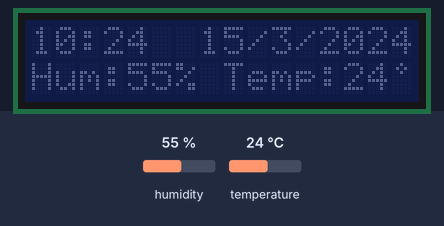
A sketch run on a simulated Arduino Uno, built with avr-gcc and run on an emulated ATmega328P. On the bench: 16×2 character LCD. Inputs (shaded band) come from the test bench; at power-on: humidity 55 %, temperature 24 °C. The local clock reads 2024-03-15 10:24:30 at power-on unless the sketch sets it; what the sketch prints to the serial monitor is not drawn.

Above: at 1.2 s.
1.3 s: humidity set to 22 %
At 2.8 s:
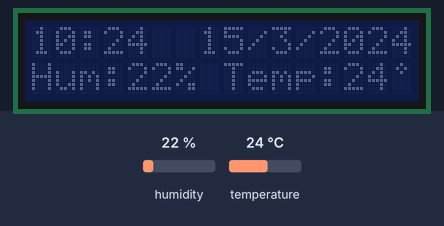
4.0 s: temperature set to 12 °C
At 4.7 s:
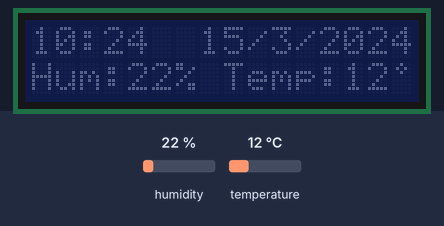
6.7 s: humidity set to 40 %
At 8.6 s:
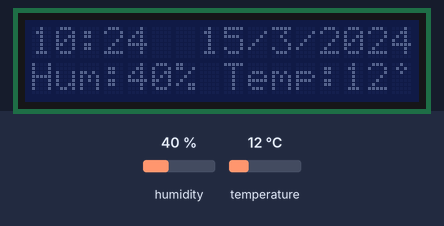
9.7 s: temperature set to 19 °C
At 11.8 s:
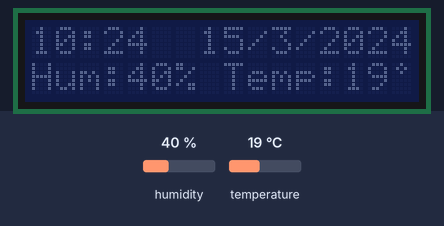
Timing chart, 0 to 13.3 s (numbered marks = the images above; inputs shaded):
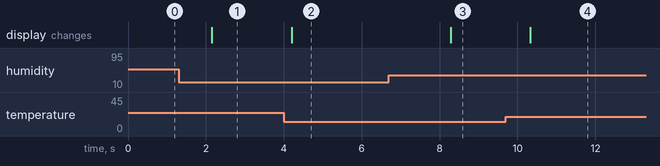

The sketch:

LCD_DHT22_RELOJ.ino
```cpp
#include <LiquidCrystal_I2C.h>
#include <Wire.h>
#include "RTClib.h"
#include "DHT.h"

LiquidCrystal_I2C lcd(0x27, 16, 2);

#define CIRCLE 0
#define DHTPIN 2
#define DHTTYPE DHT22


RTC_DS1307 rtc;
DHT dht(DHTPIN, DHTTYPE);

byte customChar [8] ={
B00100,
B01010,
B00100,
B00000,
B00000,
B00000,
B00000,
B00000
};

void setup() {
  rtc.begin();
  dht.begin();

  Serial.begin(9600);

  lcd.init();

}

void loop() {

  //Creación de los caracteres nuevos.
  lcd.createChar(CIRCLE, customChar);

  sensores();


}


void sensores(){
  DateTime fecha = rtc.now();

  float h = dht.readHumidity();
  float t = dht.readTemperature();
  lcd.home();

  lcd.print(fecha.hour());
  lcd.print(":");
  lcd.print(fecha.minute());


  lcd.print("  ");

  lcd.print(fecha.day());
  lcd.print("/");
  lcd.print(fecha.month());
  lcd.print("/");
  lcd.print(fecha.year());

  Serial.print(fecha.day() + "/");
  Serial.print(fecha.month() + "/");
  Serial.println(fecha.year() + "/");

  lcd.setCursor(0,1);

  lcd.print("Hum:");
  lcd.print((int) h);
  lcd.print ("%");


  lcd.print(" Temp:");
  lcd.print((int) t);
  lcd.write(CIRCLE);

}
```

Measured:
- after the input at 1.3 s, the display: changes after 0.86 s (image 1)
- after the input at 4.0 s, the display: changes after 0.20 s (image 2)
- after the input at 6.7 s, the display: changes after 1.6 s (image 3)
- after the input at 9.7 s, the display: changes after 0.63 s (image 4)
